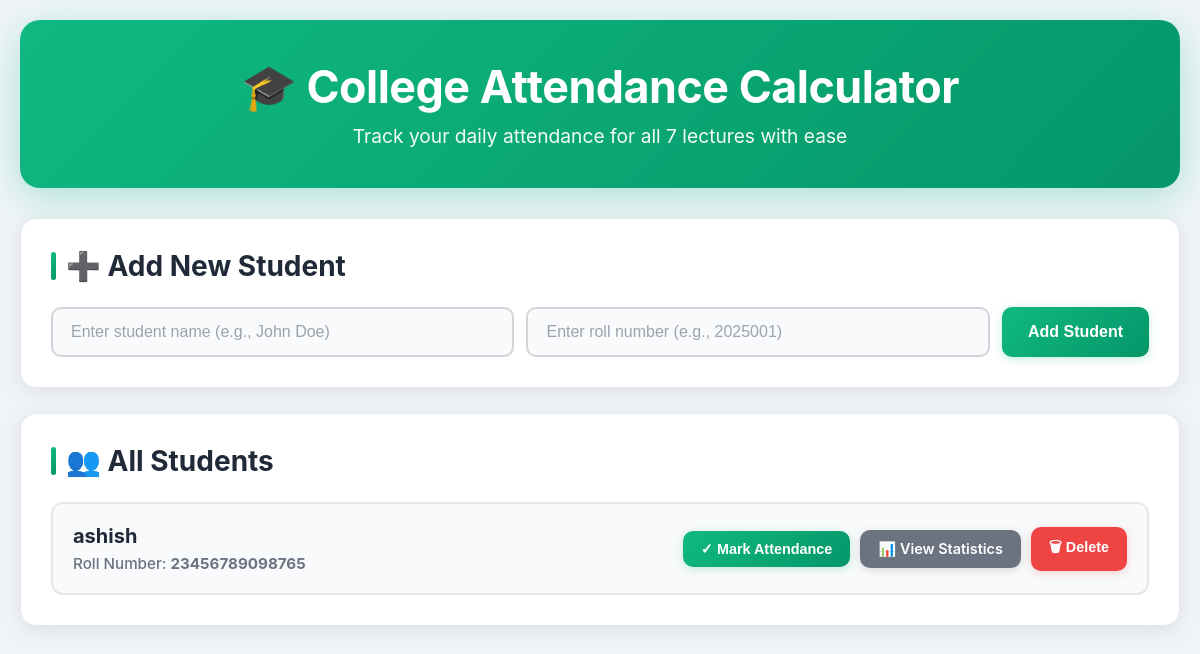
Before: / with the older database file.
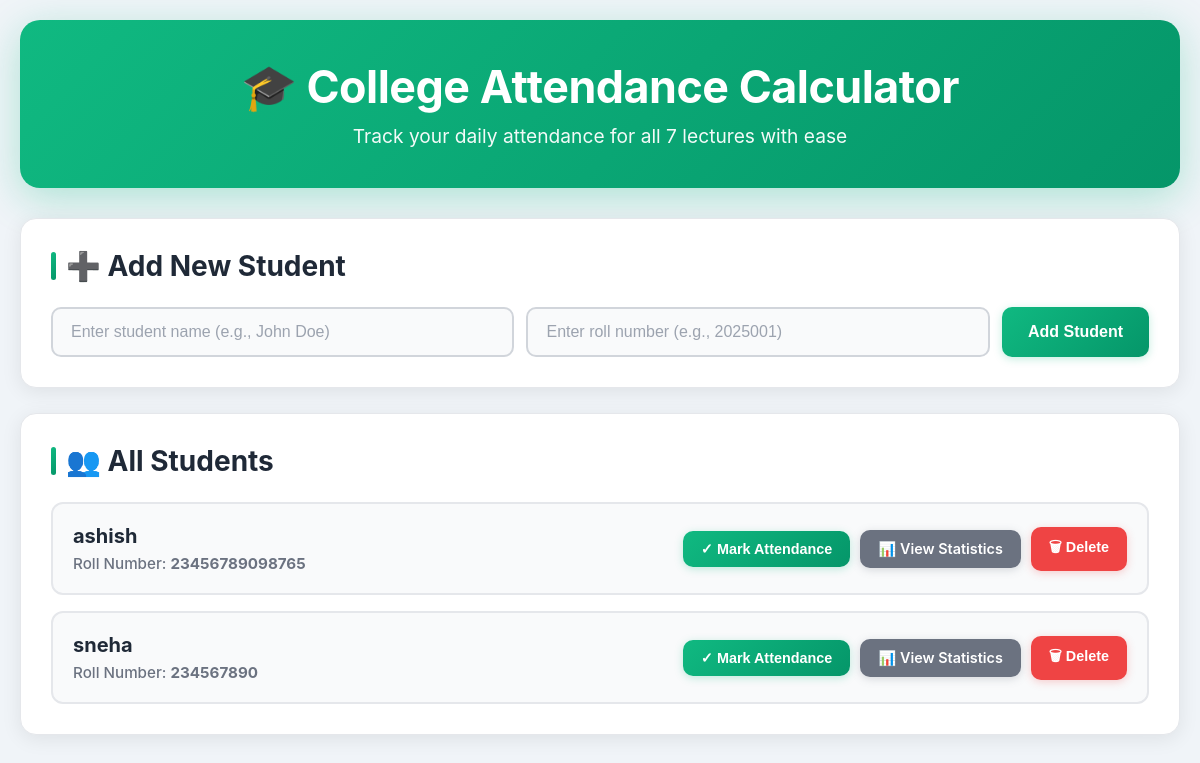
After: the same page with the newer database file.
### tables this page shows
CREATE TABLE students
                 (id INTEGER PRIMARY KEY AUTOINCREMENT,
                  name TEXT NOT NULL,
                  roll_number TEXT UNIQUE NOT NULL);

### app.py (the view)
@app.route('/')
def index():
    conn = sqlite3.connect('attendance.db')
    c = conn.cursor()
    c.execute('SELECT * FROM students ORDER BY name')
    students = c.fetchall()
    conn.close()
    today = datetime.now().strftime('%Y-%m-%d')
    return render_template('index.html', students=students, today=today)

### templates/index.html (shortened to what this page needs)
<!DOCTYPE html>
<html lang="en">
  <head>
    <link
      rel="stylesheet"
      href="{{ url_for('static', filename='style.css') }}"
    />
  </head>
  <body>
    <div class="container">
      <header>
        <h1>🎓 College Attendance Calculator</h1>
        <p class="subtitle">
          Track your daily attendance for all 7 lectures with ease
        </p>
      </header>
      <div class="card">
        <h2>➕ Add New Student</h2>
        <form method="POST" action="/add_student">
          <div class="form-group">
            <input
              type="text"
              name="name"
              placeholder="Enter student name (e.g., John Doe)"
              required
            />
            <input
              type="text"
              name="roll_number"
              placeholder="Enter roll number (e.g., 2025001)"
              required
            />
            <button type="submit" class="btn btn-primary">Add Student</button>
          </div>
        </form>
      </div>
      <div class="card">
        <h2>👥 All Students</h2>
        {% if students %}
        <div class="students-grid">
          {% for student in students %}
          <div class="student-card">
            <div class="student-info">
              <h3>{{ student[1] }}</h3>
              <p>Roll Number: <strong>{{ student[2] }}</strong></p>
            </div>
            <div class="student-actions">
              <button
                onclick="openAttendanceModal({{ student[0] }}, '{{ student[1] }}', '{{ today }}')"
                class="btn btn-small btn-primary"
              >
                ✓ Mark Attendance
              </button>
              <a
                href="/statistics/{{ student[0] }}"
                class="btn btn-small btn-secondary"
                >📊 View Statistics</a
              >
              <form
                method="POST"
                action="/delete_student/{{ student[0] }}"
                style="display: inline"
              >
                <button
                  type="submit"
                  class="btn btn-small btn-danger"
                  onclick="return confirm('Are you sure you want to delete {{ student[1] }}? This will remove all attendance records.')"
                >
                  🗑 Delete
                </button>
              </form>
            </div>
          </div>
          {% endfor %}
        </div>
        {% else %}
        <p class="no-data">
          📋 No students added yet. Start by adding your first student above!
        </p>
        {% endif %}
      </div>
    </div>
  </body>
</html>

Changed rows visible on the page:
added students: name "sneha", roll_number "234567890"
